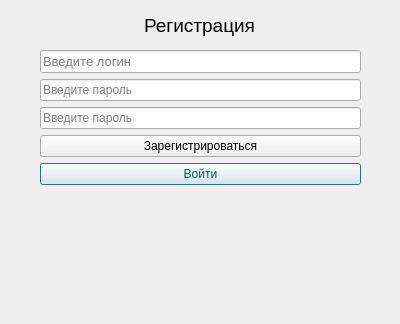
<?xml version="1.0" encoding="UTF-8"?>
<ui version="4.0">
 <class>registerWindow</class>
 <widget class="QDialog" name="registerWindow">
  <property name="geometry">
   <rect>
    <x>0</x>
    <y>0</y>
    <width>400</width>
    <height>324</height>
   </rect>
  </property>
  <property name="windowTitle">
   <string>Dialog</string>
  </property>
  <widget class="QWidget" name="verticalLayoutWidget">
   <property name="geometry">
    <rect>
     <x>0</x>
     <y>0</y>
     <width>401</width>
     <height>51</height>
    </rect>
   </property>
   <layout class="QVBoxLayout" name="verticalLayout_2">
    <item alignment="Qt::AlignHCenter">
     <widget class="QLabel" name="welcome_lbl">
      <property name="font">
       <font>
        <pointsize>14</pointsize>
       </font>
      </property>
      <property name="styleSheet">
       <string notr="true">text-align:center;</string>
      </property>
      <property name="text">
       <string>Регистрация</string>
      </property>
     </widget>
    </item>
   </layout>
  </widget>
  <widget class="QWidget" name="gridLayoutWidget">
   <property name="geometry">
    <rect>
     <x>40</x>
     <y>50</y>
     <width>321</width>
     <height>241</height>
    </rect>
   </property>
   <layout class="QGridLayout" name="gridLayout">
    <item row="2" column="0">
     <widget class="QLineEdit" name="passw_inp_2">
      <property name="styleSheet">
       <string notr="true">&lt;input id=&quot;passw_inp&quot; placeholder=&quot;1&quot;&gt;</string>
      </property>
      <property name="echoMode">
       <enum>QLineEdit::Password</enum>
      </property>
      <property name="placeholderText">
       <string>Введите пароль</string>
      </property>
     </widget>
    </item>
    <item row="0" column="0">
     <widget class="QLineEdit" name="login_inp">
      <property name="font">
       <font>
        <pointsize>10</pointsize>
       </font>
      </property>
      <property name="placeholderText">
       <string>Введите логин</string>
      </property>
      <property name="cursorMoveStyle">
       <enum>Qt::LogicalMoveStyle</enum>
      </property>
     </widget>
    </item>
    <item row="1" column="0">
     <widget class="QLineEdit" name="passw_inp">
      <property name="styleSheet">
       <string notr="true">&lt;input id=&quot;passw_inp&quot; placeholder=&quot;1&quot;&gt;</string>
      </property>
      <property name="echoMode">
       <enum>QLineEdit::Password</enum>
      </property>
      <property name="placeholderText">
       <string>Введите пароль</string>
      </property>
     </widget>
    </item>
    <item row="4" column="0">
     <widget class="QPushButton" name="pushButton">
      <property name="styleSheet">
       <string notr="true">background:linear-gradient(to bottom, #C7EDFF, #C7EDFF) #C7EDFF repeat-x;
color:#005B85;</string>
      </property>
      <property name="text">
       <string>Войти</string>
      </property>
     </widget>
    </item>
    <item row="3" column="0">
     <widget class="QPushButton" name="enter_btn">
      <property name="cursor">
       <cursorShape>PointingHandCursor</cursorShape>
      </property>
      <property name="text">
       <string>Зарегистрироваться</string>
      </property>
     </widget>
    </item>
    <item row="5" column="0">
     <widget class="QLabel" name="msg_info2">
      <property name="text">
       <string/>
      </property>
     </widget>
    </item>
   </layout>
  </widget>
 </widget>
 <resources/>
 <connections/>
</ui>
